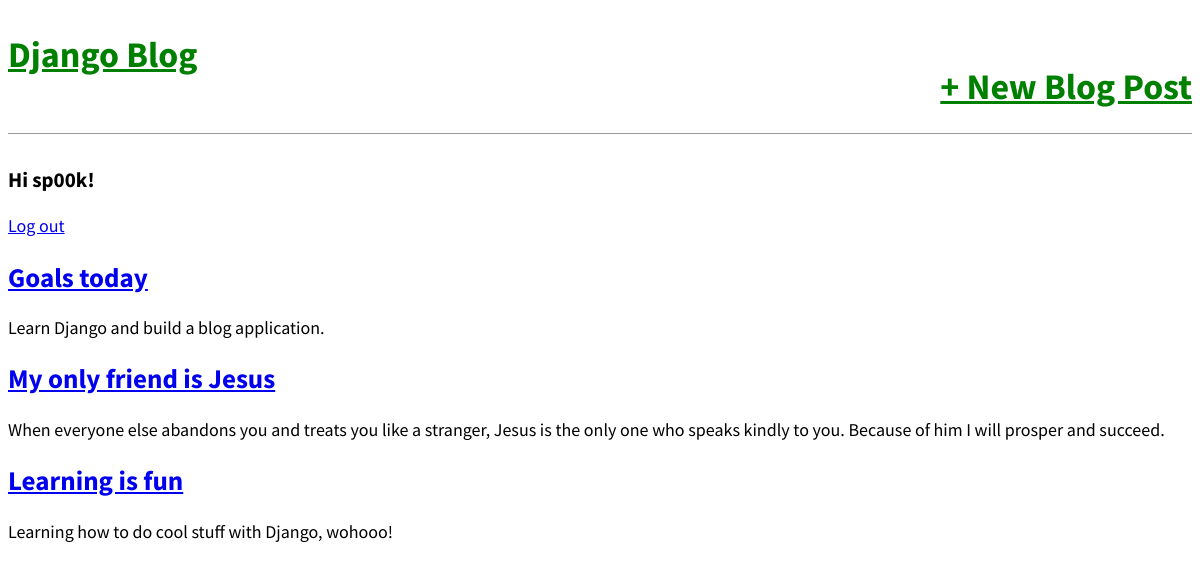
The app's page / (signed in) with its own data.
### blog/models.py (models this page shows, shortened)
class Post(models.Model):
    title = models.CharField(max_length=200)
    author = models.ForeignKey(
        "auth.User", on_delete=models.CASCADE
    )  # will create a many-to-one relationship
    body = models.TextField()

### blog/views.py (the view)
# urls.py: path("", BlogListView.as_view(), name="home"),
class BlogListView(ListView):
    model = Post
    template_name = "home.html"

### templates/home.html
{% extends "base.html" %}
{% block content %}
{% for post in post_list %}
    <div>
        <h2><a href="{% url 'post_detail' post.pk %}">{{ post.title }}</a></h2>
        <p>{{ post.body }}</p>
    </div>
{% endfor %}
{% endblock content %}

### templates/base.html (shortened to what this page needs)
{% load static %}
<html>
    <head>
        <link rel = "stylesheet" href = "{% static 'css/base.css' %}">
    </head>
    <body>
        <div>
            <header>
                <div class = "nav-left">
                    <h1><a href="{% url 'home' %}">Django Blog</a></h1>
                </div>
                <div class = "nav-right">
                    <h1><a href="{% url 'post_new' %}">+ New Blog Post</a></h1>
                </div>
            </header>
            {% if user.is_authenticated %}
                <h3>Hi {{ user.username }}!</h3>
                <p><a href="{% url 'logout' %}">Log out</a></p>
            {% else %}
                <p>You are not logged in</p>
                <a href="{% url 'login' %}">Log In</a>
                <a href="{% url 'signup' %}">Sign Up</a>
            {% endif %}
            {% block content %}
            {% endblock content %}
        </div>
    </body>
</html>

### static/css/base.css (style rules this page uses)
body { font-family: 'Source Sans Pro', sans-serif; font-size: 18px; }
header { border-bottom: 1px solid #999; margin-bottom: 2rem; display: flex; }
header h1 a { color : green; }
.nav-left { margin-right: auto; }
.nav-right { display: flex; padding-top: 2rem; }

### records on screen
Post: title "Goals today", body "Learn Django and build a blog application."
Post: title "My only friend is Jesus", body "When everyone else abandons you and treats you like a stranger, Jesus is the only one who speaks kindly to you. Because of him I will prosper and succeed."
Post: title "Learning is fun", body "Learning how to do cool stuff with Django, wohooo!"

### other values on screen
{{ user.username }} "sp00k"
